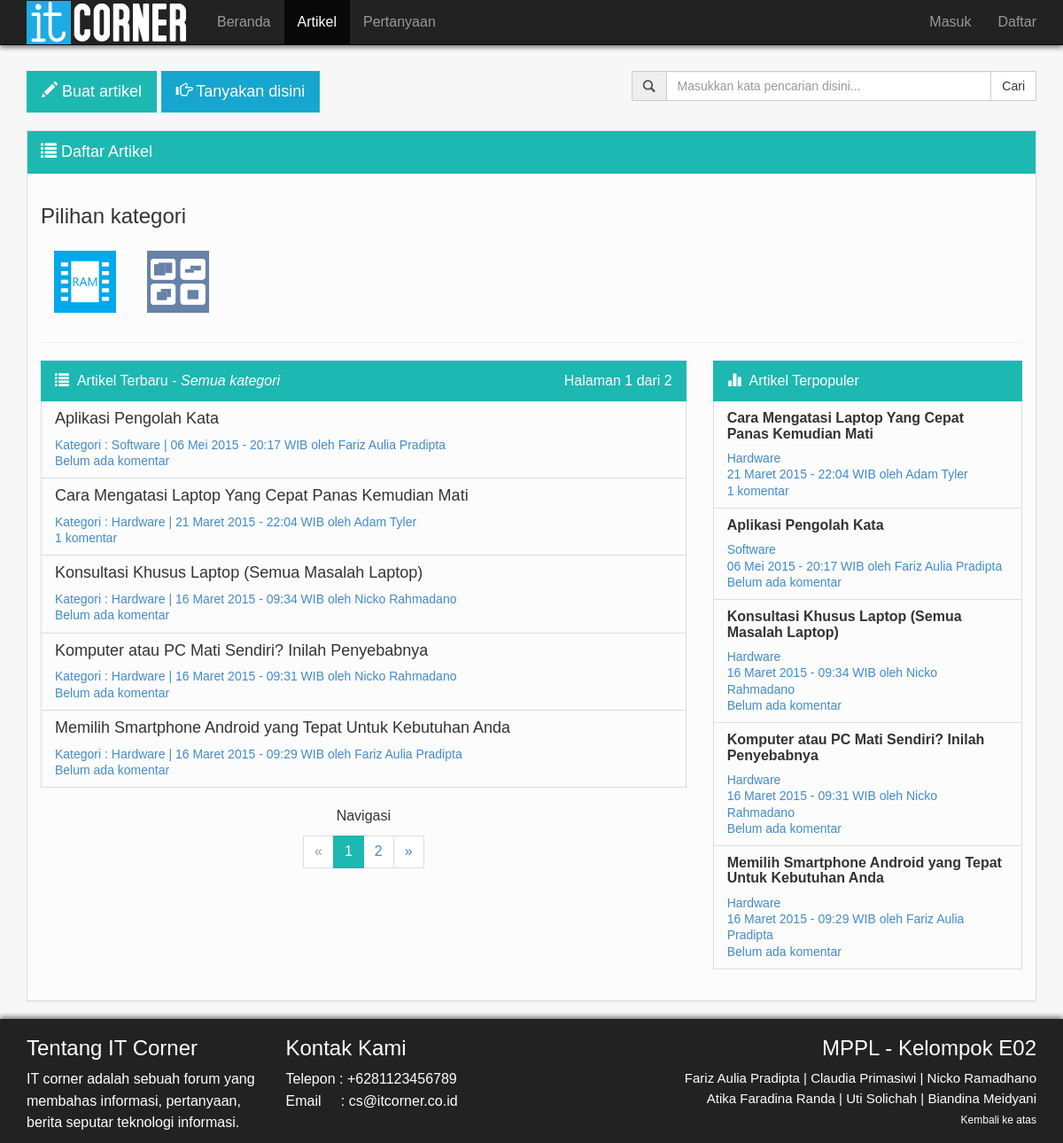
Page /mppl/list_artikel.php on the committed database.
### tables this page shows
CREATE TABLE IF NOT EXISTS `artikel` (
`id_artikel` int(10) NOT NULL,
  `username` varchar(50) NOT NULL,
  `judul_artikel` varchar(100) NOT NULL,
  `isi_artikel` text NOT NULL,
  `kategori_artikel` varchar(50) NOT NULL,
  `tanggal` datetime NOT NULL DEFAULT CURRENT_TIMESTAMP,
  `status` varchar(10) NOT NULL,
  `jumlah_komentar` int(11) NOT NULL DEFAULT '0',
  `kunci` varchar(10) NOT NULL DEFAULT 'tidak'
);

CREATE TABLE IF NOT EXISTS `user` (
  `username` varchar(50) NOT NULL,
  `nama` varchar(50) NOT NULL,
  `password` varchar(50) NOT NULL,
  `email` varchar(50) NOT NULL,
  `jenis_user` varchar(50) NOT NULL,
  `gambar` varchar(100) DEFAULT NULL,
  `tanggal_masuk` timestamp NOT NULL DEFAULT CURRENT_TIMESTAMP,
  `deskripsi` varchar(1000) DEFAULT NULL,
  `tanggal_lahir` date DEFAULT NULL,
  `tempat_tinggal` varchar(100) DEFAULT NULL,
  `pesan_flag` int(11) NOT NULL DEFAULT '0'
);

### mppl/list_artikel.php (the view, shortened to what this page needs)
<!doctype html>
<html>
<head>
  <link rel="stylesheet" href="assets/bootstrap/css/bootstrap.min.css">
</head>
<body>
  <div class="container">
    <div class="navbar navbar-fixed-top navbar-inverse outer-navbar">
      <div class="container">
        <div class="collapse navbar-collapse">
          <ul class="nav navbar-nav">
            <li>
            <img src="it_corner.png" style="padding-top:1px">
            </li>
            <li>
              <a href="home.php">Beranda</a>
            </li>
            <li class="active">
              <a href="list_artikel.php">Artikel</a>
            </li>
            <li>
              <a href="list_pertanyaan.php">Pertanyaan</a>
            </li>
            <?php session_start(); include 'header.php'; ?>
        </div>
      </div>
    </div>
    <div class="row" style="padding-top:80px;">
    <div class="col-md-5">
    <?php
    if(empty($_SESSION['nama']))
    {
      echo '
      <a href="login.php?location=tambah_artikel.php&alasan=2" <button type="button" class="btn btn-primary btn-lg"><span class="glyphicon glyphicon-pencil" aria-hidden="true"></span> Buat artikel</button></a>
      <a href="login.php?location=tambah_pertanyaan.php&alasan=1" <button type="button" class="btn btn-primary btn-lg-tanya"><span class="glyphicon glyphicon-hand-right" aria-hidden="true"></span> Tanyakan disini</button></a>';
    }
    ?>
    </div>
    <br class="visible-sm visible-xs">
    <div class="col-md-5 col-md-offset-2">
      <form id="cariForm" action="cari.php" method="GET">
              <div class="input-group">
              <span class="input-group-addon" id="basic-addon1"><span class="glyphicon glyphicon-search" aria-hidden="true"></span></span>
                <input type="text" class="form-control" id="cari" name="search" placeholder="Masukkan kata pencarian disini...">
                  <span class="input-group-btn">
                    <button class="btn btn-default" type="submit">Cari</button>
                </span>
              </div>
      </form>
      </div>
      <div class="col-md-12">
        <div class="panel panel-default">
        <div class="panel-heading">
          <p class="panel-title" style="font-size:18px"><span class="glyphicon glyphicon-list"></span> Daftar Artikel</p>
        </div>
          <div class="panel-body">
            <h3 align="left">Pilihan kategori</h3>
            <p align="left">
              <ul class="nav navbar-nav">
                <li style="margin-right: 5px;">
                <a href="list_artikel_hardware.php"><img src="ram.png" width="70" height="70" title="Hardware (Perangkat Keras)"></a>
                </li>
                <li style="margin-right: 5px;">
                <a href="list_artikel_software.php"><img src="software.png" width="70" height="70" title="Software (Perangkat Lunak)"></a>
                </li>
              </ul>
              <br><br><br><br>
            </p>
            <hr>
            <div class="row">
            <?php
            $a=0;
            echo '<div class="col-md-8">';
            echo '<div class="list-group">
            <a class="list-group-item active clearfix">
              <span class="glyphicon glyphicon-list"></span>
              &nbsp;Artikel Terbaru - <i>Semua kategori</i>
              <span class="pull-right">';
            $page = (isset($_GET['page'])) ? (int)$_GET['page'] : 1;
            $numContent = 5;
            $startAt = $numContent * ($page - 1);
            $que = "SELECT COUNT(*) as count FROM `artikel` WHERE status='1'";
            if($result=mysql_query($que))
            {
              $obj=mysql_fetch_object($result);
              $count = $obj->count;
            }
            $totalpage = ceil($count / $numContent);
            if($count != 0)
            {
              echo 'Halaman '.$page.' dari '.$totalpage.'';
            }
            echo '<span></a>';
            $query="select a.kunci, a.jumlah_komentar, a.id_artikel, a.judul_artikel, a.kategori_artikel, DATE_FORMAT(a.tanggal, '%d-%m-%Y - %H:%i') AS tanggal , u.nama from artikel as a,user as u where a.status='1' && a.username=u.username order by a.id_artikel desc LIMIT $startAt, $numContent";
          $rows=mysql_query($query);
          while($row=mysql_fetch_assoc($rows))
          {
          $kode = $row['id_artikel'];
          $tanggal = $row['tanggal'];
          $day = substr($tanggal, 0, 2);
          $coba = substr($tanggal, 3, 2);
          $yeartime = substr($tanggal, 6);
          if($coba == '01')
          {
            $coba = 'Januari';
          }
          elseif($coba == '02')
          {
            $coba = 'Februari';
          }
          elseif($coba == '03')
          {
            $coba = 'Maret';
          }
          elseif($coba == '04')
          {
            $coba = 'April';
          }
          elseif($coba == '05')
          {
            $coba = 'Mei';
          }
          elseif($coba == '06')
          {
            $coba = 'Juni';
          }
          elseif($coba == '07')
          {
            $coba = 'Juli';
          }
          elseif($coba == '08')
          {
            $coba = 'Agustus';
          }
          elseif($coba == '09')
          {
            $coba = 'September';
          }
          elseif($coba == '10')
          {
            $coba = 'Oktober';
          }
          elseif($coba == '11')
          {
            $coba = 'November';
          }
          elseif($coba == '12')
          {
            $coba = 'Desember';
          }
          $format_tanggal = $day . ' ' . $coba . ' ' . $yeartime . ' WIB';
          echo'
              <a href="isi_artikel.php?id='.$kode.'" class="list-group-item">
                  <h4 class="list-group-item-heading">';
                  echo ''.$row['judul_artikel'].'</h4>
                  <h5 class="list-group-item-text">Kategori : '.$row['kategori_artikel'].' | '.$format_tanggal.' oleh '.$row['nama'].'<br>
                  ';
          if($row['jumlah_komentar']==0)
          {
            echo 'Belum ada komentar';
          }
          else
          {
            echo ''.$row['jumlah_komentar'].' komentar';
          }
          echo '</h5>
              </a>';
            $a++;
        }
        if($a==0)
        {
          echo '<h2 align="center">- Tidak ada artikel yang ditemukan -</h2>';
          echo '<h4 align="center"><a href="home.php">Kembali ke beranda</a></h4>';
        }
        else
        {
            echo '</div>
              <p align="center">Navigasi</p>
                <div class="text-center">
                  <ul class="pagination">
            ';
            if($page == 1)
            {
              echo '<li class="disabled"><a href="#0" aria-label="Previous"><span aria-hidden="true">&laquo;</span></a></li>';
            }
            else
            {
              $before = ($page - 1);
              echo '<li><a href="list_artikel.php?page='.$before.'" aria-label="Previous"><span aria-hidden="true">&laquo;</span></a></li>';
            }
            for ($i = 1; $i <= $totalpage; $i++)
            {
              if($i != $page)
              {
                echo "<li><a href='list_artikel.php?page=$i'>$i<span class='sr-only'>(current)</span></a></li>";
              }
              else
              {
                echo "<li class='active'><a href='#0'>".$page."<span class='sr-only'>(current)</span></a></li>";
              }
            }
            if($page == $totalpage)
            {
              echo '<li class="disabled"><a href="#0" aria-label="Next"><span aria-hidden="true">&raquo;</span></a></li>';
            }
            else
            {
              $after = ($page + 1);
              echo '<li><a href="list_artikel.php?page='.$after.'" aria-label="Previous"><span aria-hidden="true">&raquo;</span></a></li>';
            }
            echo '</ul>
               </div></div>';
          }
        ?>
        <div class="col-md-4">
            <?php
            echo '<div class="list-group">
                <a class="list-group-item active">
                <span class="glyphicon glyphicon-stats"></span>
                  &nbsp;Artikel Terpopuler
                </a>';
            $query="select a.kunci, a.jumlah_komentar,a.id_artikel, a.kategori_artikel, a.judul_artikel, DATE_FORMAT(a.tanggal, '%d-%m-%Y - %H:%i') AS tanggal_woy , u.nama, a.jumlah_komentar, a.tanggal from artikel as a,user as u where a.status='1' && a.username=u.username ORDER BY `a`.`jumlah_komentar` DESC, `a`.`tanggal` DESC LIMIT 0 , 5";
            $rows=mysql_query($query);
            while($row=mysql_fetch_assoc($rows))
            {
              $kode = $row['id_artikel'];
              $tanggal = $row['tanggal_woy'];
              $day = substr($tanggal, 0, 2);
              $coba = substr($tanggal, 3, 2);
              $yeartime = substr($tanggal, 6);
              if($coba == '01')
              {
                $coba = 'Januari';
              }
              elseif($coba == '02')
              {
                $coba = 'Februari';
              }
              elseif($coba == '03')
              {
                $coba = 'Maret';
              }
              elseif($coba == '04')
              {
                $coba = 'April';
              }
              elseif($coba == '05')
              {
                $coba = 'Mei';
              }
              elseif($coba == '06')
              {
                $coba = 'Juni';
              }
              elseif($coba == '07')
              {
                $coba = 'Juli';
              }
              elseif($coba == '08')
              {
                $coba = 'Agustus';
              }
              elseif($coba == '09')
              {
                $coba = 'September';
              }
              elseif($coba == '10')
              {
                $coba = 'Oktober';
              }
              elseif($coba == '11')
              {
                $coba = 'November';
              }
              elseif($coba == '12')
              {
                $coba = 'Desember';
              }
              $format_tanggal = $day . ' ' . $coba . ' ' . $yeartime . ' WIB';
              echo'
                  <a href="isi_artikel.php?id='.$kode.'" class="list-group-item">
                      <h5 style="font-weight:bold;font-size:16px" class="list-group-item-heading">';
                      echo ''.$row['judul_artikel'].'</h5>
                      <h5 class="list-group-item-text">'.$row['kategori_artikel'].'<br>'.$format_tanggal.' oleh '.$row['nama'].'<br>
                      ';
              if($row['jumlah_komentar']==0)
              {
                echo 'Belum ada komentar';
              }
              else
              {
                echo ''.$row['jumlah_komentar'].' komentar';
              }
              echo '</h5>
                  </a>';
            }
            echo '</div>';
            ?>
            </div>
          </div>
        </div>
      </div>
    </div>
  </div>
  <div class="footer outer-footer">
     <div class="container">
       <div class="row">
         <div class="col-md-3">
           <h3 style="color:white;">Tentang IT Corner</h3>
           <p style="color:white">IT corner adalah sebuah forum yang membahas informasi, pertanyaan, berita seputar teknologi informasi.</p>
        </div>
        <div class="col-md-3">
           <h3 style="color:white">Kontak Kami</h3>
          <p style="color:white">Telepon&nbsp;: +6281123456789 <br> Email&nbsp;&nbsp;&nbsp;&nbsp;&nbsp;: cs@itcorner.co.id</p>
        </div>
        <div class="col-md-6">
           <h3 style="color:white;" align="right">MPPL - Kelompok E02</h3>
          <p style="color:white;font-size:15px;" align="right">Fariz Aulia Pradipta | Claudia Primasiwi | Nicko Ramadhano<br>Atika Faradina Randa | Uti Solichah | Biandina Meidyani<br><a href="#top" style="color:white;font-size:12px;" align="right">Kembali ke atas</a></p>
        </div>
      </div>
    </div>
  </div>
  </body>
  </html>

### rows in the picture
artikel: judul_artikel "Aplikasi Pengolah Kata", kategori_artikel "Software", format_tanggal "06 Mei 2015 - 20:17 WIB", username.nama "Fariz Aulia Pradipta", jumlah_komentar "Belum ada komentar"
artikel: judul_artikel "Cara Mengatasi Laptop Yang Cepat Panas Kemudian Mati", kategori_artikel "Hardware", format_tanggal "21 Maret 2015 - 22:04 WIB", username.nama "Adam Tyler", jumlah_komentar "1"
artikel: judul_artikel "Konsultasi Khusus Laptop (Semua Masalah Laptop)", kategori_artikel "Hardware", format_tanggal "16 Maret 2015 - 09:34 WIB", username.nama "Nicko Rahmadano", jumlah_komentar "Belum ada komentar"
artikel: judul_artikel "Komputer atau PC Mati Sendiri? Inilah Penyebabnya", kategori_artikel "Hardware", format_tanggal "16 Maret 2015 - 09:31 WIB", username.nama "Nicko Rahmadano", jumlah_komentar "Belum ada komentar"
artikel: judul_artikel "Memilih Smartphone Android yang Tepat Untuk Kebutuhan Anda", kategori_artikel "Hardware", format_tanggal "16 Maret 2015 - 09:29 WIB", username.nama "Fariz Aulia Pradipta", jumlah_komentar "Belum ada komentar"

### other values in the picture
$page "1"
$totalpage "2"
